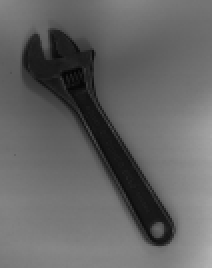
%> input picture Lab2/wrench.png, 106 x 134 px (shown 2 times larger)
$ octave Q14.m   (GNU Octave 9; MATLAB toolbox functions it lacks are replaced by stand-ins)
%> lines starting %> are read from the running program, lines starting %| are printed output that depends on the picture
I = imread('wrench.png');
%> I is the input picture: size 134x106 uint8; min 4, max 179, mean 101.1

tic()
J = imrotate(I,20);
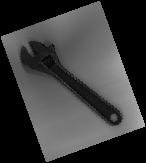
%> J: size 163x146 uint8; min 0, max 179, mean 60.3
toc()
tic()
K = imrotate(I,45);
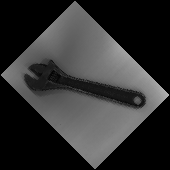
%> K: size 170x170 uint8; min 0, max 179, mean 49.1
toc()
tic()
L = imrotate(I,90);
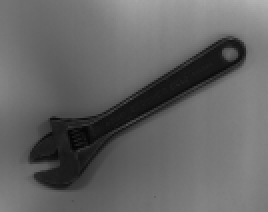
%> L: size 106x134 uint8 (shown 2 times larger); min 4, max 179, mean 101.1; mean of the top-left, top-right, bottom-left and bottom-right quarters 109.3, 106.6, 72.7, 115.6
toc()

$ run again, with Lab2/Q8.png copied over Lab2/wrench.png
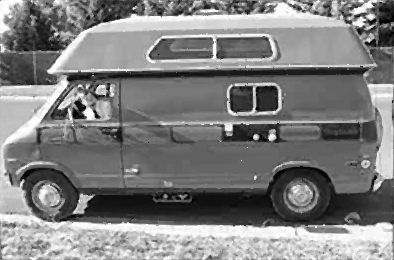
%> input picture Lab2/Q8.png, 394 x 260 px
%> I is the input picture: size 260x394 uint8; min 0, max 255, mean 127.1
%> `K = imrotate(I,45);`:
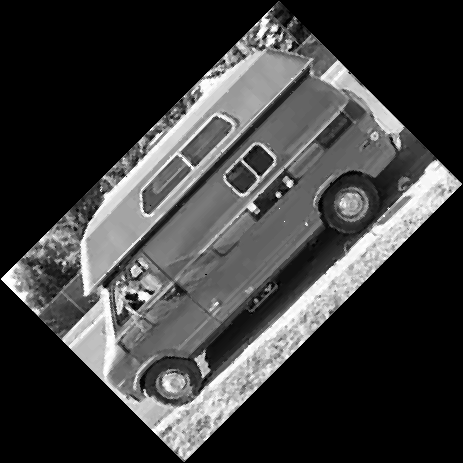
%> K: size 463x463 uint8; min 0, max 255, mean 60.6
%> `L = imrotate(I,90);`:
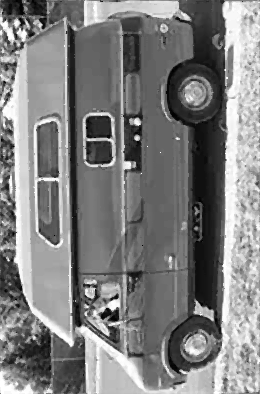
%> L: size 394x260 uint8; min 0, max 255, mean 127.1; mean of the top-left, top-right, bottom-left and bottom-right quarters 128.9, 117.6, 134.2, 127.8
